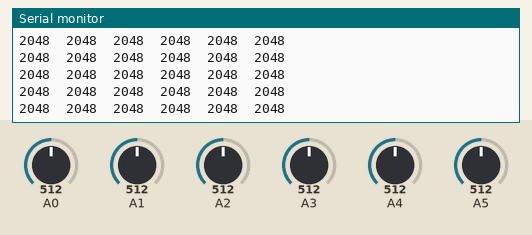
Bench run of a sketch on a simulated Arduino Zero (SAMD21). Parts: the last lines printed to the serial monitor. Inputs (shaded band) come from the test bench; at power-on: A0 = 512, A1 = 512, A2 = 512, A3 = 512, A4 = 512, A5 = 512 (analog values on the 0–1023 scale).

Above: at 1.4 s.
1.5 s: A0 set to 716
At 2.0 s:
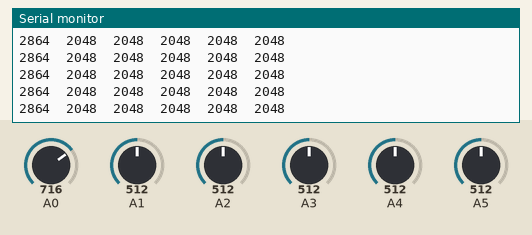
3.0 s: A1 set to 716
At 3.8 s:
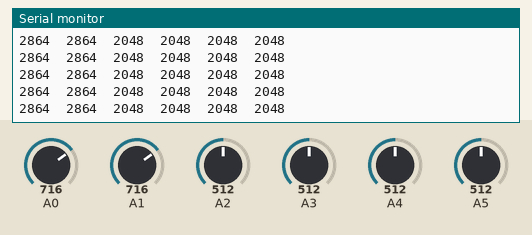
4.5 s: A2 set to 716
At 5.1 s:
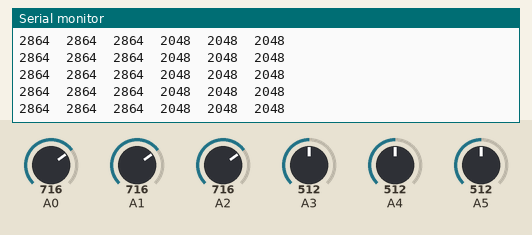

Measured:
- after the input at 1.5 s, the serial monitor: prints a new line at once (image 1)
- after the input at 3.0 s, the serial monitor: prints a new line at once (image 2)
- after the input at 4.5 s, the serial monitor: prints a new line at once (image 3)

The sketch:

Simple_analogRead.ino
```cpp
int tstep = 500;
int oldtime = 0;
int aVal0 = 0;
int aVal1 = 0;
int aVal2 = 0;
int aVal3 = 0;
int aVal4 = 0;
int aVal5 = 0;

void setup(){
	Serial.begin(57600);
	Serial.println("Hello");

	analogReadResolution(12); //read-in analog inputs as 12 bit

	delay(200);
	oldtime = millis();

}

void loop(){
	if (millis() > oldtime + tstep){
		aVal0 = analogRead(0); // read channel 0
		aVal1 = analogRead(1); // read channel 1
		aVal2 = analogRead(2); // read channel 2
		aVal3 = analogRead(3); // read channel 3
		aVal4 = analogRead(4); // read channel 4
		aVal5 = analogRead(5); // read channel 5
		delay(1);
		Serial.print(aVal0);
		Serial.print("\t");
		Serial.print(aVal1);
		Serial.print("\t");
		Serial.print(aVal2);
		Serial.print("\t");
		Serial.print(aVal3);
		Serial.print("\t");
		Serial.print(aVal4);
		Serial.print("\t");
		Serial.print(aVal5);
		Serial.println();
	}
}
```
